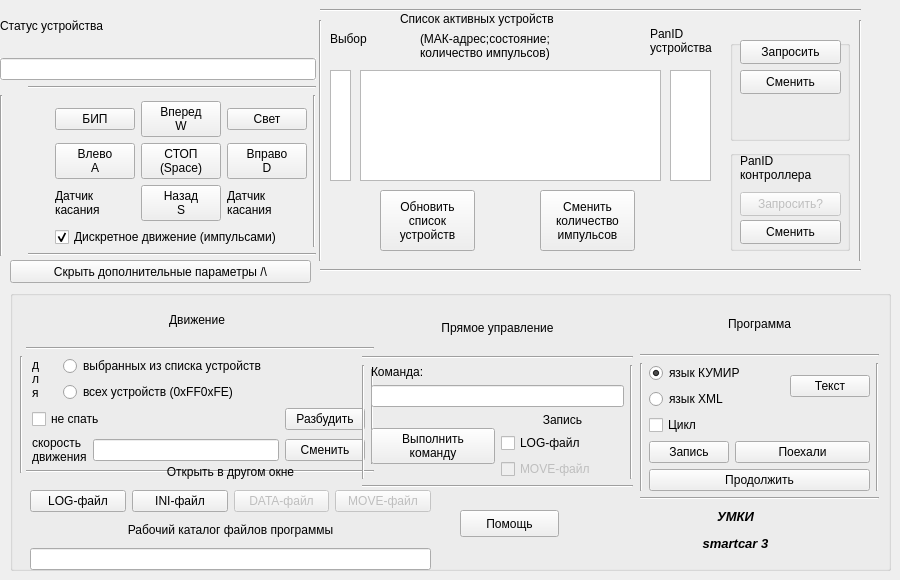
       <widget class="QWidget" name="tab_4">
        <attribute name="title">
         <string>Управление</string>
        </attribute>
        <widget class="Line" name="line_16">
         <property name="geometry">
          <rect>
           <x>320</x>
           <y>0</y>
           <width>541</width>
           <height>20</height>
          </rect>
         </property>
         <property name="orientation">
          <enum>Qt::Horizontal</enum>
         </property>
        </widget>
        <widget class="Line" name="line_15">
         <property name="geometry">
          <rect>
           <x>320</x>
           <y>260</y>
           <width>541</width>
           <height>20</height>
          </rect>
         </property>
         <property name="orientation">
          <enum>Qt::Horizontal</enum>
         </property>
        </widget>
        <widget class="Line" name="line_14">
         <property name="geometry">
          <rect>
           <x>850</x>
           <y>20</y>
           <width>20</width>
           <height>241</height>
          </rect>
         </property>
         <property name="orientation">
          <enum>Qt::Vertical</enum>
         </property>
        </widget>
        <widget class="QListWidget" name="listV_n">
         <property name="geometry">
          <rect>
           <x>360</x>
           <y>70</y>
           <width>301</width>
           <height>111</height>
          </rect>
         </property>
         <property name="editTriggers">
          <set>QAbstractItemView::NoEditTriggers</set>
         </property>
         <property name="showDropIndicator" stdset="0">
          <bool>false</bool>
         </property>
         <property name="selectionMode">
          <enum>QAbstractItemView::MultiSelection</enum>
         </property>
         <property name="selectionRectVisible">
          <bool>false</bool>
         </property>
        </widget>
        <widget class="QLabel" name="label_9">
         <property name="geometry">
          <rect>
           <x>420</x>
           <y>30</y>
           <width>171</width>
           <height>31</height>
          </rect>
         </property>
         <property name="text">
          <string>(МАК-адрес;состояние;
количество импульсов)</string>
         </property>
        </widget>
        <widget class="QPushButton" name="BObnovit_n">
         <property name="geometry">
          <rect>
           <x>380</x>
           <y>190</y>
           <width>95</width>
           <height>61</height>
          </rect>
         </property>
         <property name="text">
          <string>Обновить
список
устройств</string>
         </property>
        </widget>
        <widget class="QPushButton" name="BDiscrImp_Ever_n">
         <property name="geometry">
          <rect>
           <x>540</x>
           <y>190</y>
           <width>95</width>
           <height>61</height>
          </rect>
         </property>
         <property name="text">
          <string>Сменить
количество
импульсов</string>
         </property>
        </widget>
        <widget class="QLabel" name="label_7">
         <property name="geometry">
          <rect>
           <x>400</x>
           <y>10</y>
           <width>291</width>
           <height>18</height>
          </rect>
         </property>
         <property name="text">
          <string>Список активных устройств</string>
         </property>
        </widget>
        <widget class="QListWidget" name="listVibr_n">
         <property name="geometry">
          <rect>
           <x>330</x>
           <y>70</y>
           <width>21</width>
           <height>111</height>
          </rect>
         </property>
         <property name="selectionMode">
          <enum>QAbstractItemView::MultiSelection</enum>
         </property>
        </widget>
        <widget class="QLabel" name="label_10">
         <property name="geometry">
          <rect>
           <x>650</x>
           <y>20</y>
           <width>81</width>
           <height>41</height>
          </rect>
         </property>
         <property name="text">
          <string>PanID
устройства</string>
         </property>
        </widget>
        <widget class="Line" name="line_13">
         <property name="geometry">
          <rect>
           <x>310</x>
           <y>20</y>
           <width>20</width>
           <height>241</height>
          </rect>
         </property>
         <property name="orientation">
          <enum>Qt::Vertical</enum>
         </property>
        </widget>
        <widget class="QLabel" name="label_8">
         <property name="geometry">
          <rect>
           <x>330</x>
           <y>30</y>
           <width>51</width>
           <height>18</height>
          </rect>
         </property>
         <property name="text">
          <string>Выбор</string>
         </property>
        </widget>
        <widget class="QListWidget" name="list_PANID_n">
         <property name="geometry">
          <rect>
           <x>670</x>
           <y>70</y>
           <width>41</width>
           <height>111</height>
          </rect>
         </property>
         <property name="selectionMode">
          <enum>QAbstractItemView::MultiSelection</enum>
         </property>
        </widget>
        <widget class="QPushButton" name="BDopParam">
         <property name="geometry">
          <rect>
           <x>10</x>
           <y>260</y>
           <width>301</width>
           <height>23</height>
          </rect>
         </property>
         <property name="text">
          <string>Скрыть дополнительные параметры /\</string>
         </property>
         <property name="checkable">
          <bool>true</bool>
         </property>
        </widget>
        <widget class="QGroupBox" name="GDopParam_n">
         <property name="geometry">
          <rect>
           <x>10</x>
           <y>290</y>
           <width>881</width>
           <height>281</height>
          </rect>
         </property>
         <property name="title">
          <string/>
         </property>
         <widget class="QWidget" name="layoutWidget">
          <property name="geometry">
           <rect>
            <x>10</x>
            <y>10</y>
            <width>354</width>
            <height>173</height>
           </rect>
          </property>
          <layout class="QVBoxLayout" name="verticalLayout">
           <item>
            <widget class="QLabel" name="label_16">
             <property name="text">
              <string>&lt;html&gt;&lt;head/&gt;&lt;body&gt;&lt;p align=&quot;center&quot;&gt;Движение&lt;/p&gt;&lt;/body&gt;&lt;/html&gt;</string>
             </property>
            </widget>
           </item>
           <item>
            <layout class="QGridLayout" name="gridLayout_7">
             <item row="0" column="1" colspan="6">
              <widget class="Line" name="line_20">
               <property name="orientation">
                <enum>Qt::Horizontal</enum>
               </property>
              </widget>
             </item>
             <item row="1" column="0" rowspan="6" colspan="2">
              <widget class="Line" name="line_24">
               <property name="orientation">
                <enum>Qt::Vertical</enum>
               </property>
              </widget>
             </item>
             <item row="1" column="2" rowspan="3">
              <widget class="QLabel" name="label_14">
               <property name="text">
                <string>д
л
я</string>
               </property>
               <property name="scaledContents">
                <bool>false</bool>
               </property>
               <property name="margin">
                <number>0</number>
               </property>
              </widget>
             </item>
             <item row="1" column="3" rowspan="2" colspan="3">
              <widget class="QRadioButton" name="rB_vibr_sp_n">
               <property name="text">
                <string>выбранных из списка устройств</string>
               </property>
              </widget>
             </item>
             <item row="2" column="6" rowspan="4">
              <widget class="Line" name="line_23">
               <property name="orientation">
                <enum>Qt::Vertical</enum>
               </property>
              </widget>
             </item>
             <item row="3" column="3" colspan="3">
              <widget class="QRadioButton" name="rB_all_n">
               <property name="text">
                <string>всех устройств (0xFF0xFE)</string>
               </property>
               <property name="checked">
                <bool>false</bool>
               </property>
              </widget>
             </item>
             <item row="4" column="2" colspan="3">
              <widget class="QCheckBox" name="checkBox">
               <property name="text">
                <string>не спать</string>
               </property>
              </widget>
             </item>
             <item row="4" column="5">
              <widget class="QPushButton" name="BAntiSleep_n">
               <property name="text">
                <string>Разбудить</string>
               </property>
              </widget>
             </item>
             <item row="5" column="2" colspan="2">
              <widget class="QLabel" name="label_15">
               <property name="text">
                <string>скорость
движения</string>
               </property>
              </widget>
             </item>
             <item row="5" column="4">
              <widget class="QLineEdit" name="ImpS_n"/>
             </item>
             <item row="5" column="5">
              <widget class="QPushButton" name="BSpeed_n">
               <property name="text">
                <string>Сменить</string>
               </property>
              </widget>
             </item>
             <item row="6" column="1" colspan="6">
              <widget class="Line" name="line_22">
               <property name="orientation">
                <enum>Qt::Horizontal</enum>
               </property>
              </widget>
             </item>
            </layout>
           </item>
          </layout>
         </widget>
         <widget class="QWidget" name="layoutWidget11">
          <property name="geometry">
           <rect>
            <x>630</x>
            <y>10</y>
            <width>239</width>
            <height>200</height>
           </rect>
          </property>
          <layout class="QVBoxLayout" name="verticalLayout_5">
           <item>
            <widget class="QLabel" name="label_30">
             <property name="text">
              <string>&lt;html&gt;&lt;head/&gt;&lt;body&gt;&lt;p align=&quot;center&quot;&gt;Программа&lt;/p&gt;&lt;/body&gt;&lt;/html&gt;</string>
             </property>
            </widget>
           </item>
           <item>
            <layout class="QVBoxLayout" name="verticalLayout_14">
             <item>
              <widget class="Line" name="line_32">
               <property name="orientation">
                <enum>Qt::Horizontal</enum>
               </property>
              </widget>
             </item>
             <item>
              <layout class="QHBoxLayout" name="horizontalLayout_6">
               <item>
                <widget class="Line" name="line_33">
                 <property name="orientation">
                  <enum>Qt::Vertical</enum>
                 </property>
                </widget>
               </item>
               <item>
                <layout class="QGridLayout" name="gridLayout_9">
                 <item row="0" column="0" colspan="2">
                  <layout class="QVBoxLayout" name="verticalLayout_15">
                   <item>
                    <widget class="QRadioButton" name="rBKumir_n">
                     <property name="text">
                      <string>язык КУМИР</string>
                     </property>
                     <property name="checked">
                      <bool>true</bool>
                     </property>
                    </widget>
                   </item>
                   <item>
                    <widget class="QRadioButton" name="rBXML_n">
                     <property name="text">
                      <string>язык XML</string>
                     </property>
                    </widget>
                   </item>
                  </layout>
                 </item>
                 <item row="0" column="2">
                  <widget class="QPushButton" name="BPokazProgr_n">
                   <property name="text">
                    <string>Текст</string>
                   </property>
                  </widget>
                 </item>
                 <item row="1" column="0" colspan="3">
                  <widget class="QCheckBox" name="checkCicl_n">
                   <property name="text">
                    <string>Цикл</string>
                   </property>
                  </widget>
                 </item>
                 <item row="2" column="0">
                  <widget class="QPushButton" name="BRec_n">
                   <property name="text">
                    <string>Запись</string>
                   </property>
                   <property name="checkable">
                    <bool>true</bool>
                   </property>
                  </widget>
                 </item>
                 <item row="2" column="1" colspan="2">
                  <widget class="QPushButton" name="BPlay_n">
                   <property name="text">
                    <string>Поехали</string>
                   </property>
                   <property name="checkable">
                    <bool>true</bool>
                   </property>
                  </widget>
                 </item>
                 <item row="3" column="0" colspan="3">
                  <widget class="QPushButton" name="BProdol_n">
                   <property name="text">
                    <string>Продолжить</string>
                   </property>
                  </widget>
                 </item>
                </layout>
               </item>
               <item>
                <widget class="Line" name="line_34">
                 <property name="orientation">
                  <enum>Qt::Vertical</enum>
                 </property>
                </widget>
               </item>
              </layout>
             </item>
             <item>
              <widget class="Line" name="line_35">
               <property name="orientation">
                <enum>Qt::Horizontal</enum>
               </property>
              </widget>
             </item>
            </layout>
           </item>
          </layout>
         </widget>
         <widget class="QWidget" name="layoutWidget1">
          <property name="geometry">
           <rect>
            <x>20</x>
            <y>170</y>
            <width>401</width>
            <height>110</height>
           </rect>
          </property>
          <layout class="QVBoxLayout" name="verticalLayout_4">
           <item>
            <widget class="QLabel" name="label_22">
             <property name="text">
              <string>&lt;html&gt;&lt;head/&gt;&lt;body&gt;&lt;p align=&quot;center&quot;&gt;Открыть в другом окне&lt;/p&gt;&lt;/body&gt;&lt;/html&gt;</string>
             </property>
            </widget>
           </item>
           <item>
            <layout class="QHBoxLayout" name="horizontalLayout_3">
             <item>
              <widget class="QPushButton" name="BLog_n">
               <property name="text">
                <string>LOG-файл</string>
               </property>
              </widget>
             </item>
             <item>
              <widget class="QPushButton" name="BParam_n">
               <property name="text">
                <string>INI-файл</string>
               </property>
              </widget>
             </item>
             <item>
              <widget class="QPushButton" name="BData_n">
               <property name="enabled">
                <bool>false</bool>
               </property>
               <property name="text">
                <string>DATA-файл</string>
               </property>
              </widget>
             </item>
             <item>
              <widget class="QPushButton" name="BMove_n">
               <property name="enabled">
                <bool>false</bool>
               </property>
               <property name="text">
                <string>MOVE-файл</string>
               </property>
              </widget>
             </item>
            </layout>
           </item>
           <item>
            <widget class="QLabel" name="label_23">
             <property name="text">
              <string>&lt;html&gt;&lt;head/&gt;&lt;body&gt;&lt;p align=&quot;center&quot;&gt;Рабочий каталог файлов программы&lt;/p&gt;&lt;/body&gt;&lt;/html&gt;</string>
             </property>
            </widget>
           </item>
           <item>
            <widget class="QLineEdit" name="ServerDir_n"/>
           </item>
          </layout>
         </widget>
         <widget class="QWidget" name="layoutWidget2">
          <property name="geometry">
           <rect>
            <x>352</x>
            <y>16</y>
            <width>271</width>
            <height>182</height>
           </rect>
          </property>
          <layout class="QVBoxLayout" name="verticalLayout_2">
           <item>
            <widget class="QLabel" name="label_17">
             <property name="text">
              <string>&lt;html&gt;&lt;head/&gt;&lt;body&gt;&lt;p align=&quot;center&quot;&gt;Прямое управление&lt;/p&gt;&lt;/body&gt;&lt;/html&gt;</string>
             </property>
            </widget>
           </item>
           <item>
            <widget class="Line" name="line_26">
             <property name="orientation">
              <enum>Qt::Horizontal</enum>
             </property>
            </widget>
           </item>
           <item>
            <layout class="QHBoxLayout" name="horizontalLayout">
             <item>
              <widget class="Line" name="line_19">
               <property name="orientation">
                <enum>Qt::Vertical</enum>
               </property>
              </widget>
             </item>
             <item>
              <layout class="QGridLayout" name="gridLayout_3">
               <item row="3" column="1">
                <widget class="QCheckBox" name="checkLog_n">
                 <property name="text">
                  <string>LOG-файл</string>
                 </property>
                 <property name="autoRepeatDelay">
                  <number>200</number>
                 </property>
                </widget>
               </item>
               <item row="4" column="1">
                <widget class="QCheckBox" name="checkMove_n">
                 <property name="enabled">
                  <bool>false</bool>
                 </property>
                 <property name="text">
                  <string>MOVE-файл</string>
                 </property>
                </widget>
               </item>
               <item row="0" column="0">
                <widget class="QLabel" name="label_18">
                 <property name="text">
                  <string>&lt;html&gt;&lt;head/&gt;&lt;body&gt;&lt;p&gt;Команда:&lt;/p&gt;&lt;/body&gt;&lt;/html&gt;</string>
                 </property>
                </widget>
               </item>
               <item row="1" column="0" colspan="2">
                <widget class="QLineEdit" name="CommText_n"/>
               </item>
               <item row="2" column="1">
                <widget class="QLabel" name="label_19">
                 <property name="text">
                  <string>&lt;html&gt;&lt;head/&gt;&lt;body&gt;&lt;p align=&quot;center&quot;&gt;Запись&lt;/p&gt;&lt;/body&gt;&lt;/html&gt;</string>
                 </property>
                </widget>
               </item>
               <item row="2" column="0" rowspan="3">
                <widget class="QPushButton" name="BRuchnComm_n">
                 <property name="text">
                  <string>Выполнить
команду</string>
                 </property>
                </widget>
               </item>
              </layout>
             </item>
             <item>
              <widget class="Line" name="line_25">
               <property name="orientation">
                <enum>Qt::Vertical</enum>
               </property>
              </widget>
             </item>
            </layout>
           </item>
           <item>
            <widget class="Line" name="line_27">
             <property name="orientation">
              <enum>Qt::Horizontal</enum>
             </property>
            </widget>
           </item>
          </layout>
         </widget>
         <widget class="QLabel" name="label_21">
          <property name="geometry">
           <rect>
            <x>620</x>
            <y>210</y>
            <width>211</width>
            <height>61</height>
           </rect>
          </property>
          <property name="text">
           <string>&lt;html&gt;&lt;head/&gt;&lt;body&gt;&lt;p align=&quot;center&quot;&gt;&lt;span style=&quot; font-size:10pt; font-weight:600; font-style:italic;&quot;&gt;УМКИ&lt;/span&gt;&lt;/p&gt;&lt;p align=&quot;center&quot;&gt;&lt;span style=&quot; font-size:10pt; font-weight:600; font-style:italic;&quot;&gt;smartcar 3&lt;/span&gt;&lt;/p&gt;&lt;/body&gt;&lt;/html&gt;</string>
          </property>
         </widget>
         <widget class="QPushButton" name="pushButton_2">
          <property name="geometry">
           <rect>
            <x>450</x>
            <y>220</y>
            <width>99</width>
            <height>27</height>
           </rect>
          </property>
          <property name="text">
           <string>Помощь</string>
          </property>
         </widget>
        </widget>
        <widget class="QWidget" name="layoutWidget3">
         <property name="geometry">
          <rect>
           <x>0</x>
           <y>0</y>
           <width>316</width>
           <height>256</height>
          </rect>
         </property>
         <layout class="QVBoxLayout" name="verticalLayout_8">
          <item>
           <widget class="QLabel" name="label_6">
            <property name="text">
             <string>Статус устройства</string>
            </property>
           </widget>
          </item>
          <item>
           <widget class="QLineEdit" name="TLabAnsFirst_n">
            <property name="autoFillBackground">
             <bool>true</bool>
            </property>
            <property name="text">
             <string/>
            </property>
           </widget>
          </item>
          <item>
           <layout class="QGridLayout" name="gridLayout_2">
            <item row="4" column="3">
             <widget class="QPushButton" name="BDown_n">
              <property name="text">
               <string>Назад
S</string>
              </property>
             </widget>
            </item>
            <item row="4" column="4">
             <widget class="QLabel" name="TLabRightDat_n">
              <property name="autoFillBackground">
               <bool>true</bool>
              </property>
              <property name="text">
               <string>Датчик
касания</string>
              </property>
             </widget>
            </item>
            <item row="6" column="1" colspan="5">
             <widget class="Line" name="line_2">
              <property name="orientation">
               <enum>Qt::Horizontal</enum>
              </property>
             </widget>
            </item>
            <item row="1" column="5" rowspan="5">
             <widget class="Line" name="line_4">
              <property name="orientation">
               <enum>Qt::Vertical</enum>
              </property>
             </widget>
            </item>
            <item row="0" column="1" colspan="5">
             <widget class="Line" name="line">
              <property name="orientation">
               <enum>Qt::Horizontal</enum>
              </property>
             </widget>
            </item>
            <item row="2" column="3">
             <widget class="QPushButton" name="BUp_n">
              <property name="text">
               <string>Вперед
W</string>
              </property>
             </widget>
            </item>
            <item row="1" column="0" rowspan="6" colspan="2">
             <widget class="Line" name="line_3">
              <property name="orientation">
               <enum>Qt::Vertical</enum>
              </property>
             </widget>
            </item>
            <item row="2" column="2">
             <widget class="QPushButton" name="BBip_n">
              <property name="text">
               <string>БИП</string>
              </property>
             </widget>
            </item>
            <item row="2" column="4">
             <widget class="QPushButton" name="BLight_n">
              <property name="text">
               <string>Свет</string>
              </property>
             </widget>
            </item>
            <item row="3" column="3">
             <widget class="QPushButton" name="BStop_n">
              <property name="text">
               <string>СТОП
(Space)</string>
              </property>
             </widget>
            </item>
            <item row="3" column="2">
             <widget class="QPushButton" name="BLeft_n">
              <property name="text">
               <string>Влево
A</string>
              </property>
             </widget>
            </item>
            <item row="5" column="2" colspan="3">
             <widget class="QCheckBox" name="checkDiskr_n">
              <property name="text">
               <string>Дискретное движение (импульсами)</string>
              </property>
              <property name="checked">
               <bool>true</bool>
              </property>
             </widget>
            </item>
            <item row="3" column="4">
             <widget class="QPushButton" name="BRight_n">
              <property name="text">
               <string>Вправо
D</string>
              </property>
             </widget>
            </item>
            <item row="4" column="2">
             <widget class="QLabel" name="TLabLeftDat_n">
              <property name="autoFillBackground">
               <bool>true</bool>
              </property>
              <property name="text">
               <string>Датчик
касания</string>
              </property>
             </widget>
            </item>
           </layout>
          </item>
         </layout>
        </widget>
        <widget class="QGroupBox" name="groupBox">
         <property name="geometry">
          <rect>
           <x>730</x>
           <y>150</y>
           <width>120</width>
           <height>101</height>
          </rect>
         </property>
         <property name="title">
          <string/>
         </property>
         <widget class="QPushButton" name="Zap_Pan_KONTR_n">
          <property name="enabled">
           <bool>false</bool>
          </property>
          <property name="geometry">
           <rect>
            <x>10</x>
            <y>42</y>
            <width>101</width>
            <height>24</height>
           </rect>
          </property>
          <property name="text">
           <string>Запросить?</string>
          </property>
         </widget>
         <widget class="QLabel" name="label_12">
          <property name="geometry">
           <rect>
            <x>10</x>
            <y>-3</y>
            <width>101</width>
            <height>41</height>
           </rect>
          </property>
          <property name="text">
           <string>PanID
контроллера</string>
          </property>
         </widget>
         <widget class="QPushButton" name="IzmPanId_KONTR_n">
          <property name="geometry">
           <rect>
            <x>10</x>
            <y>70</y>
            <width>101</width>
            <height>24</height>
           </rect>
          </property>
          <property name="text">
           <string>Сменить</string>
          </property>
         </widget>
        </widget>
        <widget class="QGroupBox" name="groupBox_2">
         <property name="geometry">
          <rect>
           <x>730</x>
           <y>40</y>
           <width>120</width>
           <height>101</height>
          </rect>
         </property>
         <property name="title">
          <string/>
         </property>
         <widget class="QPushButton" name="IzmPanId_n">
          <property name="geometry">
           <rect>
            <x>10</x>
            <y>30</y>
            <width>101</width>
            <height>24</height>
           </rect>
          </property>
          <property name="text">
           <string>Сменить</string>
          </property>
         </widget>
         <widget class="QPushButton" name="Zap_PanId_n">
          <property name="geometry">
           <rect>
            <x>10</x>
            <y>0</y>
            <width>101</width>
            <height>24</height>
           </rect>
          </property>
          <property name="text">
           <string>Запросить</string>
          </property>
         </widget>
        </widget>
        <zorder>layoutWidget3</zorder>
        <zorder>GDopParam_n</zorder>
        <zorder>line_16</zorder>
        <zorder>line_15</zorder>
        <zorder>line_14</zorder>
        <zorder>listV_n</zorder>
        <zorder>label_9</zorder>
        <zorder>BObnovit_n</zorder>
        <zorder>BDiscrImp_Ever_n</zorder>
        <zorder>label_7</zorder>
        <zorder>listVibr_n</zorder>
        <zorder>label_10</zorder>
        <zorder>line_13</zorder>
        <zorder>label_8</zorder>
        <zorder>list_PANID_n</zorder>
        <zorder>BDopParam</zorder>
        <zorder>groupBox</zorder>
        <zorder>groupBox_2</zorder>
       </widget>
